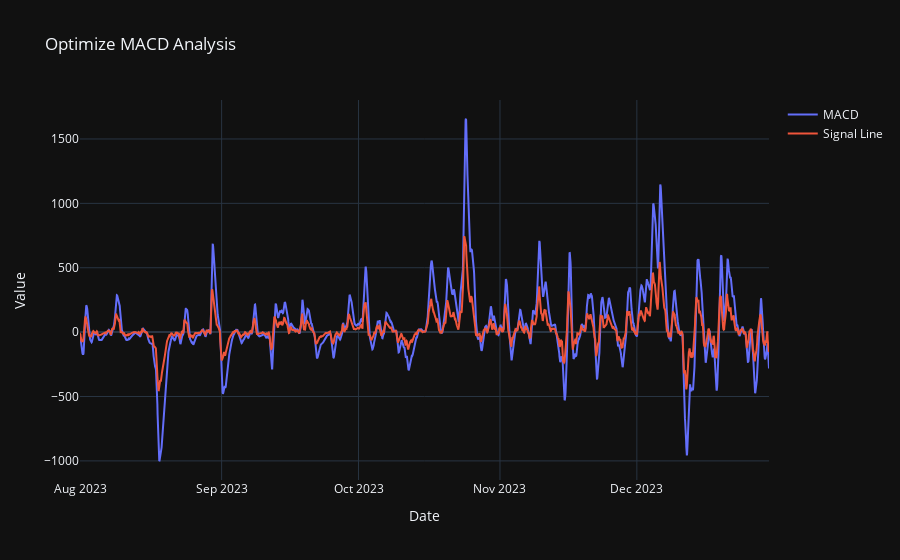

Source (notebook cell):
### Code cell
fig = go.Figure()
    
# Add MACD line (slow line)
fig.add_trace(go.Scatter(x=df.index, y=df['macdsignal'], mode='lines', name='MACD'))
# Add signal line (fast line)
fig.add_trace(go.Scatter(x=df.index, y=0.4142 * df['macd'] + 3.0, mode='lines', name='Signal Line'))

# Update layout
fig.update_layout(title=f'Optimize MACD Analysis',
                  xaxis_title='Date',
                  yaxis_title='Value',
                  template='plotly_dark')

fig.show()

### Figure 1 — Plotly figure (JSON) as saved in the notebook; plotly's stock layout.template omitted (floating-point values rounded to 4 significant figures; data arrays with more than 128 entries replaced by an {"elided": "..."} marker saying what was removed)
{"data": [{"mode": "lines", "name": "MACD", "type": "scatter", "x": {"elided": "3625 str values"}, "y": {"elided": "3625 float values"}}, {"mode": "lines", "name": "Signal Line", "type": "scatter", "x": {"elided": "3625 str values"}, "y": {"elided": "3625 float values"}}], "layout": {"autosize": true, "title": {"text": "Optimize MACD Analysis"}, "xaxis": {"autorange": true, "range": ["2023-07-31 23:00", "2023-12-29 23:00"], "title": {"text": "Date"}, "type": "date"}, "yaxis": {"autorange": true, "range": [-1148.0, 1803.0], "title": {"text": "Value"}, "type": "linear"}}}
